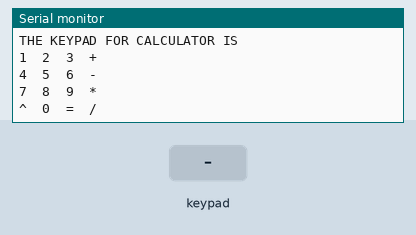
A sketch run on a simulated Arduino Uno, built with avr-gcc and run on an emulated ATmega328P. On the bench: the last lines printed to the serial monitor. The test bench sets the inputs (shaded band).

Above: at 1.2 s.
1.3 s: key '1' pressed
At 2.2 s:
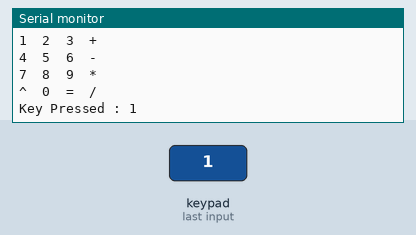
2.8 s: keypad keys 9 8 7 6 * pressed 0.4 s apart
At 5.8 s:
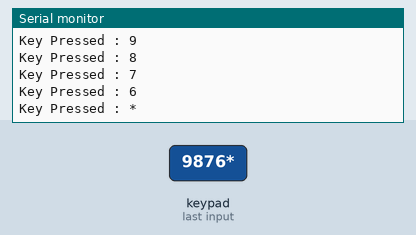
6.3 s: key '^' pressed
At 7.4 s:
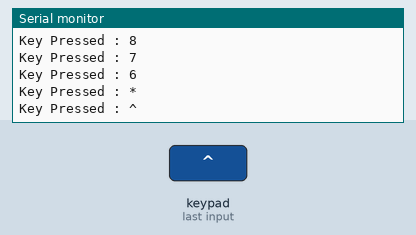
7.8 s: keypad keys 9 8 7 6 = pressed 0.4 s apart
At 9.9 s:
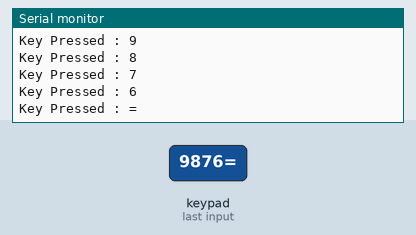
11.3 s: key '/' pressed
At 12.3 s:
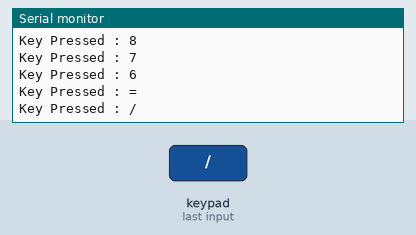
Timing chart, 0 to 13.8 s (numbered marks = the images above; inputs shaded):
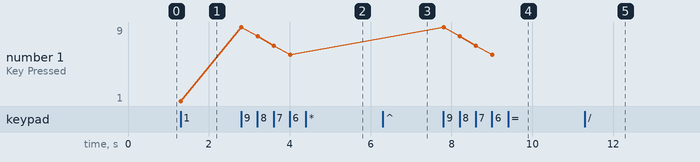

Measured:
- after the input at 1.3 s, the serial monitor: prints a new line at once (image 1)
- after the input at 2.8 s, the serial monitor: prints a new line at once (image 2)
- after the input at 6.3 s, the serial monitor: prints a new line at once (image 3)
- after the input at 7.8 s, the serial monitor: prints a new line at once (image 4)
- after the input at 11.3 s, the serial monitor: prints a new line at once (image 5)

The sketch:

02calculator.ino
```cpp
#include <Keypad.h>

const byte ROWS = 4; //four rows
const byte COLS = 4; //four columns

char keys[ROWS][COLS] = {
  {'1','2','3','+'},
  {'4','5','6','-'},
  {'7','8','9','*'},
  {'^','0','=','/'}
};

byte rowPins[ROWS] = {9, 8, 7, 6}; //connect to the row pinouts of the keypad
byte colPins[COLS] = {5, 4, 3, 2}; //connect to the column pinouts of the keypad

//Create an object of keypad
Keypad keypad = Keypad( makeKeymap(keys), rowPins, colPins, ROWS, COLS );

void setup(){
  Serial.begin(9600);
  Serial.println("THE KEYPAD FOR CALCULATOR IS\n1\t2\t3\t+\n4\t5\t6\t-\n7\t8\t9\t*\n^\t0\t=\t/");
}

void loop(){

  char key = keypad.getKey();// Read the key

  // Print if key pressed
  if (key){
    Serial.print("Key Pressed : ");
    Serial.println(key);
  }
}
```
